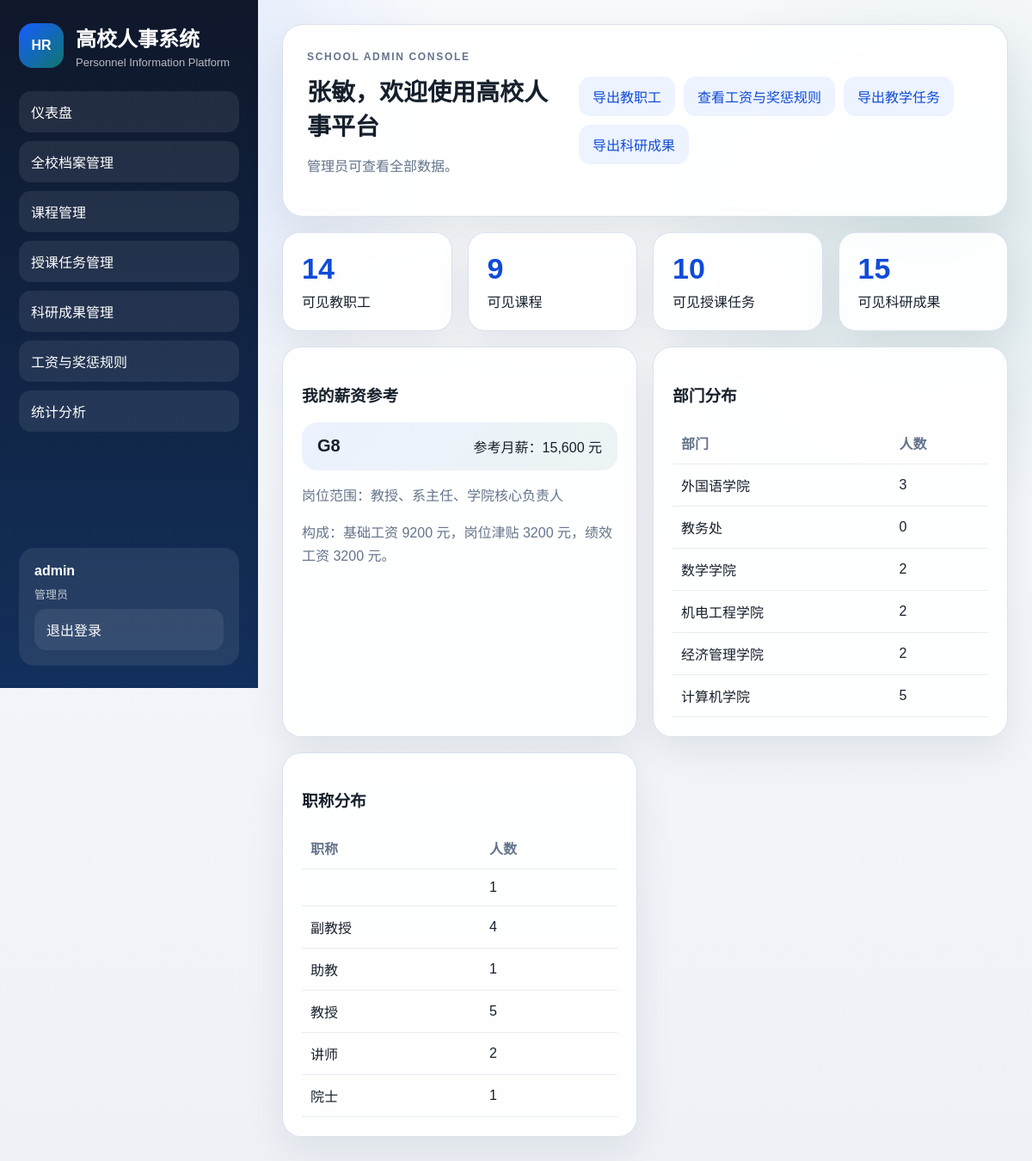
The app's page /dashboard (signed in) with its own data.
### models.py (models this page shows, shortened)
class TimestampMixin:
    created_at = Column(DateTime)
    updated_at = Column(DateTime)

class User(TimestampMixin, Base):
    __tablename__ = "users"
    id = Column(Integer, primary_key=True)
    username = Column(String(64), unique=True, nullable=False, index=True)
    password_hash = Column(String(255), nullable=False)
    role = Column(String(20), nullable=False, default="teacher", index=True)
    employee_id = Column(Integer, ForeignKey("employees.id"))
    employee = relationship("Employee", back_populates="user", uselist=False)

class Employee(TimestampMixin, Base):
    __tablename__ = "employees"
    id = Column(Integer, primary_key=True)
    employee_no = Column(String(32), unique=True, nullable=False, index=True)
    name = Column(String(50), nullable=False)
    gender = Column(String(10), nullable=False)
    birth_date = Column(Date)
    education = Column(String(50), index=True)
    degree = Column(String(50))
    major = Column(String(100))
    hire_date = Column(Date)
    department_id = Column(Integer, ForeignKey("departments.id"), nullable=False)
    title = Column(String(50), index=True)
    position = Column(String(50))
    salary_grade = Column(String(20))
    phone = Column(String(30))
    email = Column(String(120))
    reward_punishment = Column(Text)
    status = Column(String(20), nullable=False, default="在职", index=True)
    notes = Column(Text)
    department = relationship("Department", back_populates="employees")
    user = relationship("User", back_populates="employee", uselist=False)
    course_assignments = relationship("TeachingAssignment", back_populates="employee")
    research_projects = relationship("ResearchProject", back_populates="employee")
    patents = relationship("Patent", back_populates="employee")
    publications = relationship("Publication", back_populates="employee")

class Department(TimestampMixin, Base):
    __tablename__ = "departments"
    id = Column(Integer, primary_key=True)
    name = Column(String(100), unique=True, nullable=False, index=True)
    description = Column(String(255))
    employees = relationship("Employee", back_populates="department")

### app.py (the view)
    @app.route("/dashboard")
    @login_required
    def dashboard():
        user = get_current_user()
        current_employee = user.employee
        employee_query = employee_scope(user)
        teaching_query = teaching_scope(user)
        course_query = course_scope(user)
        project_query, patent_query, publication_query = research_scope(user)
        if user.role == "admin":
            department_stats = (
                db.session.query(Department.name, db.func.count(Employee.id))
                .outerjoin(Employee, Employee.department_id == Department.id)
                .group_by(Department.id, Department.name)
                .all()
            )
            title_stats = (
                db.session.query(Employee.title, db.func.count(Employee.id))
                .group_by(Employee.title)
                .all()
            )
        else:
            department_stats = [(current_employee.department.name, 1)] if current_employee and current_employee.department else []
            title_stats = [(current_employee.title or "未填写", 1)] if current_employee else []
        employee_count = employee_query.count()
        course_count = course_query.count()
        teaching_count = teaching_query.count()
        research_count = project_query.count() + patent_query.count() + publication_query.count()
        salary_rule = get_salary_rule(current_employee.salary_grade) if current_employee else None
        return render_template(
            "dashboard.html",
            employee_count=employee_count,
            course_count=course_count,
            teaching_count=teaching_count,
            research_count=research_count,
            department_stats=department_stats,
            title_stats=title_stats,
            current_employee=current_employee,
            current_salary_rule=salary_rule,
            current_salary_total=format_currency(estimate_monthly_salary(current_employee.salary_grade) if current_employee else None),
        )

### app.py (called while the page is built)
def register_context(app: Flask) -> None:
    @app.context_processor
    def inject_user():
        return {
            "current_user": get_current_user(),
            "employee_statuses": EMPLOYEE_STATUSES,
            "gender_options": GENDER_OPTIONS,
            "salary_grade_options": SALARY_GRADE_OPTIONS,
            "course_natures": COURSE_NATURES,
            "research_statuses": RESEARCH_STATUSES,
            "publication_types": PUBLICATION_TYPES,
        }

def course_scope(user: User):
    if user.role == "admin":
        return Course.query
    return (
        Course.query.join(TeachingAssignment)
        .filter(TeachingAssignment.employee_id == user.employee_id)
        .distinct()
    )

def employee_scope(user: User):
    query = Employee.query.join(Department)
    if user.role != "admin":
        query = query.filter(Employee.id == user.employee_id)
    return query

def teaching_scope(user: User):
    query = TeachingAssignment.query.join(Employee).join(Course)
    if user.role != "admin":
        query = query.filter(TeachingAssignment.employee_id == user.employee_id)
    return query

def research_scope(user: User):
    project_query = ResearchProject.query.join(Employee)
    patent_query = Patent.query.join(Employee)
    publication_query = Publication.query.join(Employee)
    if user.role != "admin":
        project_query = project_query.filter(ResearchProject.employee_id == user.employee_id)
        patent_query = patent_query.filter(Patent.employee_id == user.employee_id)
        publication_query = publication_query.filter(Publication.employee_id == user.employee_id)
    return project_query, patent_query, publication_query

### extensions.py (called while the page is built)
    def init_app(self, app) -> None:
        uri = app.config["SQLALCHEMY_DATABASE_URI"]
        connect_args = {}
        if uri.startswith("sqlite:///"):
            connect_args["check_same_thread"] = False
        engine = create_engine(uri, connect_args=connect_args)
        SessionLocal.configure(bind=engine)
        Base.metadata.bind = engine
        Base.query = SessionLocal.query_property()
        Base.metadata.create_all(bind=engine)
        @app.teardown_appcontext
        def remove_session(exception=None):
            SessionLocal.remove()

### hr_rules.py (called while the page is built)
def get_salary_rule(grade: str | None):
    if not grade:
        return None
    return SALARY_RULE_MAP.get(grade)

def format_currency(amount: int | float | None) -> str:
    if amount is None:
        return ""
    return f"{amount:,.0f} 元"

### templates/dashboard.html
{% extends 'base.html' %}
{% block content %}
<section class="hero-banner">
    <div>
        <p class="eyebrow">School Admin Console</p>
        <h2>{{ current_user.employee.name if current_user.employee else current_user.username }}，欢迎使用高校人事平台</h2>
        <p>{{ '管理员可查看全部数据。' if current_user.role == 'admin' else '当前账号仅能查看本人相关数据。' }}</p>
    </div>
    <div class="hero-actions">
        <a class="secondary-btn" href="{{ url_for('export_excel', table_name='employees') }}">导出教职工</a>
        <a class="secondary-btn" href="{{ url_for('salary_rules') }}">查看工资与奖惩规则</a>
        {% if current_user.role == 'admin' %}
        <a class="secondary-btn" href="{{ url_for('export_excel', table_name='teaching') }}">导出教学任务</a>
        <a class="secondary-btn" href="{{ url_for('export_excel', table_name='research') }}">导出科研成果</a>
        {% endif %}
    </div>
</section>
<section class="metrics">
    <article class="metric-card"><strong>{{ employee_count }}</strong><span>可见教职工</span></article>
    <article class="metric-card"><strong>{{ course_count }}</strong><span>可见课程</span></article>
    <article class="metric-card"><strong>{{ teaching_count }}</strong><span>可见授课任务</span></article>
    <article class="metric-card"><strong>{{ research_count }}</strong><span>可见科研成果</span></article>
</section>
<section class="panel-grid">
    {% if current_employee %}
    <article class="panel">
        <div class="panel-head"><h3>我的薪资参考</h3></div>
        <div class="rule-highlight">
            <strong>{{ current_employee.salary_grade or '未定级' }}</strong>
            <span>参考月薪：{{ current_salary_total or '待配置' }}</span>
        </div>
        {% if current_salary_rule %}
        <p class="muted-text">岗位范围：{{ current_salary_rule.applicable_to }}</p>
        <p class="muted-text">构成：基础工资 {{ current_salary_rule.base_salary }} 元，岗位津贴 {{ current_salary_rule.post_allowance }} 元，绩效工资 {{ current_salary_rule.performance_salary }} 元。</p>
        {% else %}
        <p class="muted-text">当前教职工尚未配置薪资等级，可在档案中补充后自动显示。</p>
        {% endif %}
    </article>
    {% endif %}
    <article class="panel">
        <div class="panel-head"><h3>部门分布</h3></div>
        <table>
            <thead><tr><th>部门</th><th>人数</th></tr></thead>
            <tbody>
                {% for name, count in department_stats %}
                <tr><td>{{ name }}</td><td>{{ count }}</td></tr>
                {% else %}
                <tr><td colspan="2" class="empty">暂无数据</td></tr>
                {% endfor %}
            </tbody>
        </table>
    </article>
    <article class="panel">
        <div class="panel-head"><h3>职称分布</h3></div>
        <table>
            <thead><tr><th>职称</th><th>人数</th></tr></thead>
            <tbody>
                {% for title, count in title_stats %}
                <tr><td>{{ title }}</td><td>{{ count }}</td></tr>
                {% else %}
                <tr><td colspan="2" class="empty">暂无数据</td></tr>
                {% endfor %}
            </tbody>
        </table>
    </article>
</section>
{% endblock %}

### templates/base.html (shortened to what this page needs)
<!DOCTYPE html>
<html lang="zh-CN">
<head>
    <link rel="stylesheet" href="{{ url_for('static', filename='css/style.css') }}">
</head>
<body class="{% if current_user %}logged-in{% else %}guest{% endif %}">
    <div class="{% if current_user %}app-shell{% else %}public-shell{% endif %}">
        {% if current_user %}
        <aside class="sidebar">
            <div class="brand">
                <div class="brand-mark">HR</div>
                <div>
                    <h1>高校人事系统</h1>
                    <p>Personnel Information Platform</p>
                </div>
            </div>
            <nav class="nav">
                {% if current_user.role == 'admin' %}
                <a href="{{ url_for('dashboard') }}">仪表盘</a>
                <a href="{{ url_for('employee_list') }}">全校档案管理</a>
                <a href="{{ url_for('course_list') }}">课程管理</a>
                <a href="{{ url_for('teaching_list') }}">授课任务管理</a>
                <a href="{{ url_for('research_home') }}">科研成果管理</a>
                <a href="{{ url_for('salary_rules') }}">工资与奖惩规则</a>
                <a href="{{ url_for('statistics') }}">统计分析</a>
                {% else %}
                <a href="{{ url_for('dashboard') }}">仪表盘</a>
                <a href="{{ url_for('employee_list') }}">我的档案</a>
                <a href="{{ url_for('course_list') }}">我的课程</a>
                <a href="{{ url_for('research_home') }}">我的科研</a>
                <a href="{{ url_for('salary_rules') }}">工资与奖惩规则</a>
                {% endif %}
            </nav>
            <div class="account-card">
                <div class="account-name">{{ current_user.username }}</div>
                <div class="account-meta">{{ '管理员' if current_user.role == 'admin' else '教师账号' }}</div>
                <a class="ghost-btn" href="{{ url_for('logout') }}">退出登录</a>
            </div>
        </aside>
        {% endif %}
        <main class="content {% if not current_user %}auth-layout{% endif %}">
            {% block content %}{% endblock %}
        </main>
    </div>
</body>
</html>

### static/css/style.css (style rules this page uses)
:root { --bg: #eef2f7; --panel: rgba(255, 255, 255, 0.92); --ink: #16202c; --muted: #64748b; --brand: #165dff; --brand-2: #0f4bd8; --line: #d7dfeb; --accent: #0f766e; --danger: #d14343; --shadow: 0 18px 45px rgba(17, 24, 39, 0.08); }
* { box-sizing: border-box; }
body { margin: 0; color: var(--ink); font-family: "Microsoft YaHei", "PingFang SC", sans-serif; background: radial-gradient(circle at 10% 10%, rgba(22, 93, 255, 0.14), transparent 25%), radial-gradient(circle at 90% 20%, rgba(15, 118, 110, 0.12), transparent 22%), linear-gradient(180deg, #f7f9fc 0%, var(--bg) 100%); }
a { color: inherit; text-decoration: none; }
.app-shell { min-height: 100vh; display: grid; grid-template-columns: 300px 1fr; }
.sidebar { background: linear-gradient(180deg, #0f172a 0%, #12305c 100%); color: #fff; padding: 26px 22px; display: flex; flex-direction: column; gap: 26px; position: sticky; top: 0; height: 100vh; }
.brand { display: flex; gap: 14px; align-items: center; }
.brand-mark { width: 52px; height: 52px; border-radius: 16px; display: grid; place-items: center; background: linear-gradient(135deg, #165dff, #0f766e); font-weight: 800; }
.brand h1, .brand p { margin: 0; }
.brand p { color: rgba(255, 255, 255, 0.7); font-size: 13px; margin-top: 4px; }
.nav { display: grid; gap: 10px; }
.nav a, .ghost-btn { padding: 12px 14px; border-radius: 14px; background: rgba(255, 255, 255, 0.08); transition: transform .18s ease, background .18s ease; }
.account-card { margin-top: auto; padding: 18px; border-radius: 18px; background: rgba(255, 255, 255, 0.08); display: grid; gap: 8px; }
.account-name { font-weight: 700; }
.account-meta { color: rgba(255,255,255,.72); font-size: 13px; }
.content { padding: 28px; }
.eyebrow { margin: 0 0 8px; font-size: 12px; letter-spacing: .14em; text-transform: uppercase; color: var(--brand); font-weight: 700; }
.hero-banner, .login-panel, .panel, .metric-card { background: var(--panel); border: 1px solid rgba(215, 223, 235, 0.9); box-shadow: var(--shadow); backdrop-filter: blur(10px); }
.hero-banner { border-radius: 24px; padding: 28px; display: flex; justify-content: space-between; gap: 18px; align-items: center; }
.hero-banner h2, .login-hero h2, .page-head h2 { margin: 0; font-size: 28px; }
.hero-banner p, .page-head p, .login-hero p { color: var(--muted); line-height: 1.65; }
.hero-actions, .actions { display: flex; gap: 10px; flex-wrap: wrap; }
.panel, .login-card { border-radius: 22px; padding: 22px; }
.metrics, .panel-grid { display: grid; gap: 18px; margin-top: 18px; }
.metrics { grid-template-columns: repeat(auto-fit, minmax(180px, 1fr)); }
.metric-card { border-radius: 20px; padding: 22px; display: grid; gap: 6px; }
.metric-card strong { font-size: 34px; color: var(--brand-2); }
.panel-grid { grid-template-columns: repeat(auto-fit, minmax(340px, 1fr)); }
table { width: 100%; border-collapse: collapse; margin-top: 8px; }
th, td { padding: 12px 10px; border-bottom: 1px solid #e7edf5; text-align: left; }
th { color: var(--muted); font-weight: 700; }
button, .secondary-btn, .actions a { display: inline-flex; align-items: center; justify-content: center; padding: 11px 16px; border: none; border-radius: 14px; background: var(--brand); color: #fff; cursor: pointer; }
.secondary-btn { background: #edf3ff; color: var(--brand-2); }
.muted-text { color: var(--muted); line-height: 1.7; }
.rule-highlight { display: flex; justify-content: space-between; gap: 16px; align-items: center; padding: 16px 18px; border-radius: 18px; background: linear-gradient(135deg, rgba(22, 93, 255, 0.08), rgba(15, 118, 110, 0.08)); margin-bottom: 12px; }
.rule-highlight strong { font-size: 20px; }

### records on screen
User: username "admin", role "管理员", role "管理员可查看全部数据。"
Employee: employee "张敏", salary_grade "G8"
Department: name "外国语学院", id "3"
Department: name "教务处", count "0"
Department: name "数学学院", id "2"
Department: name "机电工程学院", count "2"
Department: name "经济管理学院", count "2"
Department: name "计算机学院", count "5"

### other values on screen
{{ employee_count }} "14"
{{ course_count }} "9"
{{ teaching_count }} "10"
{{ research_count }} "15"
{{ current_salary_total or '待配置' }} "15,600 元"
{{ current_salary_rule.applicable_to }} "教授、系主任、学院核心负责人"
{{ current_salary_rule.base_salary }} "9200"
{{ current_salary_rule.post_allowance }} "3200"
{{ current_salary_rule.performance_salary }} "3200"
{{ count }} "1" "4" "1" "5" "2" "1"
{{ title }} "副教授" "助教" "教授" "讲师" "院士"
